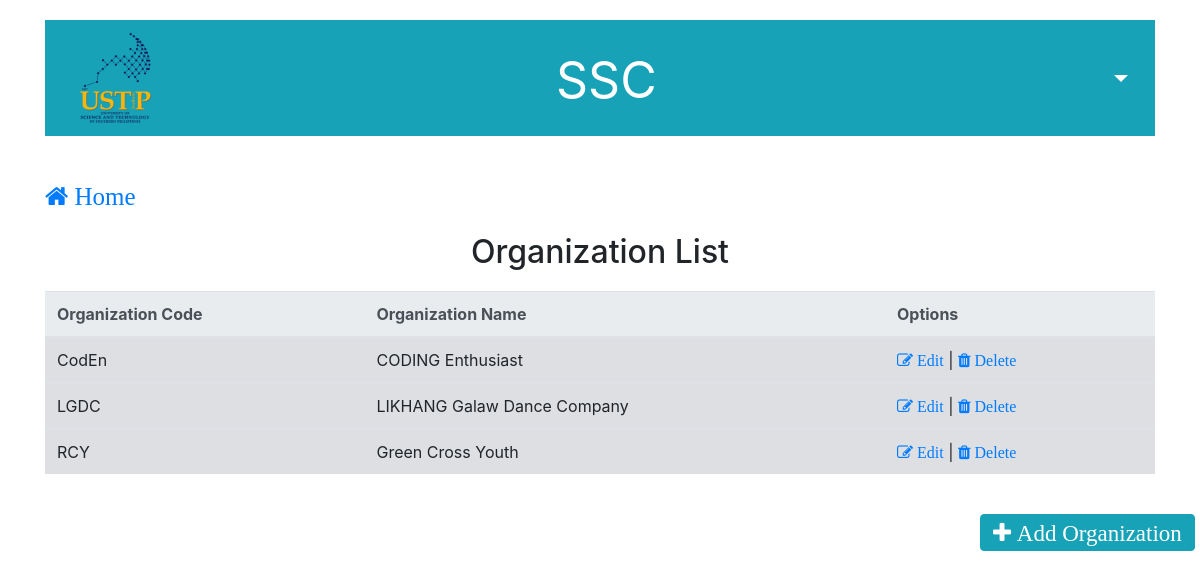
The app's page /organization_list.php with its own data.
### tables this page shows
CREATE TABLE `organization` (
  `organization_code` varchar(50) NOT NULL,
  `organization_name` varchar(100) NOT NULL
);

### organization_list.php (the view, shortened to what this page needs)
<?php include('server.php')?>
<html>
<head>
  <link rel = "stylesheet" href = "bootstrap/css/bootstrap.min.css">
  <link rel = "stylesheet" href = "font-awesome-4.7.0/font-awesome-4.7.0/css/font-awesome.min.css">
</head>
<body>
<div class="container">
  <nav class="navbar navbar-expand-lg navbar-dark bg-info" style="margin-top:20px">
    <nav class="collapse navbar-collapse" id="navbarText">
        <img src="1.png" width="100" height="100" alt="" style="margin-left:5px">
        <ul class="navbar-nav mr-auto">
          <li class="nav-item active">
            <a class="nav-link" href="index.php" style="font-size:50px; margin-top:5px; margin-left:382px">SSC<span class="sr-only">(current)</span></a>
          </li>
      </ul>
      <div class="btn-group" style="margin-left:430px" height="100px">
        <button type="button" class="btn btn-info dropdown-toggle" data-toggle="dropdown" aria-haspopup="true" aria-expanded="false" style="font-size:25px;">
        </button>
      </div>
</div>
    <div class="container"><br/><br/>
    <a class="fa fa-home" href="index.php" style="font-size:25px"> Home</a><br/><br/>
    <center><h2>Organization List</h2></center>
    <?php $results = mysqli_query($db, "SELECT * FROM organization WHERE organization.organization_code = organization.organization_code"); ?>
      <table class="table table-secondary" style="margin-top:20px">
      <thead class="thead-light">
        <tr class="success">
        <th scope="col">Organization Code</th>
        <th scope="col">Organization Name</th>
        <th scope="col">Options</th>
        </tr>
      </thead>
      <?php while ($row = mysqli_fetch_array($results)){ ?>
      <tbody>
        <tr>
        <td><?php echo $row['organization_code']?></td>
        <td><?php echo $row['organization_name']?></td>
        <td><a class="fa fa-edit" href="organization_update.php?edit5=<?php echo $row['organization_code']; ?>"> Edit</a> | <a class="fa fa-trash" href ="#" data-toggle="modal" data-target="#exampleModal"> Delete</a></td>
        </tr>
      </tbody>
       <?php }
       ?>
      </table><br/>
      <a href = "organization_add.php"><button type="button" class="btn btn-info fa fa-plus" style="font-size: 23px; margin-left:935px"> Add Organization</button></a></li>
    </div>
</body>
</html>

### records on screen
organization: organization_code "CodEn", organization_name "CODING Enthusiast"
organization: organization_code "LGDC", organization_name "LIKHANG Galaw Dance Company"
organization: organization_code "RCY", organization_name "Green Cross Youth"
